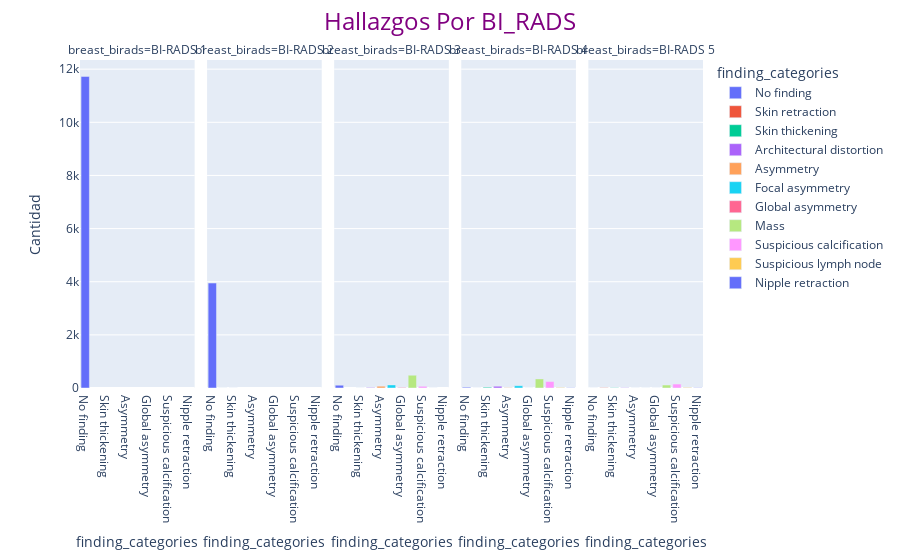

The notebook cell this image was saved under:
### Markdown cell above
# Gráfico 7

### Code cell
tabla7 = fin_anota[fin_anota['Patients Age'] > 0]
tabla7 = tabla7.groupby(['breast_birads', 'finding_categories'])['breast_birads'].count().reset_index(name='Cantidad')
fig7 = px.bar(data_frame=tabla7, facet_col='breast_birads', x='finding_categories', y='Cantidad', color='finding_categories').update_layout(title={'text': 'Hallazgos Por BI_RADS', 'x': 0.5, 'xanchor': 'center','font': {'size': 24,'color': 'purple'} })
fig7

### Figure 1 — Plotly figure (JSON) as saved in the notebook; plotly's stock layout.template omitted (floating-point values rounded to 4 significant figures)
{"data": [{"alignmentgroup": "True", "hovertemplate": "finding_categories=%{x}<br>breast_birads=BI-RADS 1<br>Cantidad=%{y}<extra></extra>", "legendgroup": "No finding", "marker": {"color": "#636efa", "pattern": {"shape": ""}}, "name": "No finding", "offsetgroup": "No finding", "orientation": "v", "showlegend": true, "textposition": "auto", "type": "bar", "x": ["No finding"], "xaxis": "x", "y": [11728], "yaxis": "y"}, {"alignmentgroup": "True", "hovertemplate": "finding_categories=%{x}<br>breast_birads=BI-RADS 2<br>Cantidad=%{y}<extra></extra>", "legendgroup": "No finding", "marker": {"color": "#636efa", "pattern": {"shape": ""}}, "name": "No finding", "offsetgroup": "No finding", "orientation": "v", "showlegend": false, "textposition": "auto", "type": "bar", "x": ["No finding"], "xaxis": "x2", "y": [3950], "yaxis": "y2"}, {"alignmentgroup": "True", "hovertemplate": "finding_categories=%{x}<br>breast_birads=BI-RADS 3<br>Cantidad=%{y}<extra></extra>", "legendgroup": "No finding", "marker": {"color": "#636efa", "pattern": {"shape": ""}}, "name": "No finding", "offsetgroup": "No finding", "orientation": "v", "showlegend": false, "textposition": "auto", "type": "bar", "x": ["No finding"], "xaxis": "x3", "y": [106], "yaxis": "y3"}, {"alignmentgroup": "True", "hovertemplate": "finding_categories=%{x}<br>breast_birads=BI-RADS 4<br>Cantidad=%{y}<extra></extra>", "legendgroup": "No finding", "marker": {"color": "#636efa", "pattern": {"shape": ""}}, "name": "No finding", "offsetgroup": "No finding", "orientation": "v", "showlegend": false, "textposition": "auto", "type": "bar", "x": ["No finding"], "xaxis": "x4", "y": [30], "yaxis": "y4"}, {"alignmentgroup": "True", "hovertemplate": "finding_categories=%{x}<br>breast_birads=BI-RADS 5<br>Cantidad=%{y}<extra></extra>", "legendgroup": "No finding", "marker": {"color": "#636efa", "pattern": {"shape": ""}}, "name": "No finding", "offsetgroup": "No finding", "orientation": "v", "showlegend": false, "textposition": "auto", "type": "bar", "x": ["No finding"], "xaxis": "x5", "y": [1], "yaxis": "y5"}, {"alignmentgroup": "True", "hovertemplate": "finding_categories=%{x}<br>breast_birads=BI-RADS 2<br>Cantidad=%{y}<extra></extra>", "legendgroup": "Skin retraction", "marker": {"color": "#EF553B", "pattern": {"shape": ""}}, "name": "Skin retraction", "offsetgroup": "Skin retraction", "orientation": "v", "showlegend": true, "textposition": "auto", "type": "bar", "x": ["Skin retraction"], "xaxis": "x2", "y": [4], "yaxis": "y2"}, {"alignmentgroup": "True", "hovertemplate": "finding_categories=%{x}<br>breast_birads=BI-RADS 4<br>Cantidad=%{y}<extra></extra>", "legendgroup": "Skin retraction", "marker": {"color": "#EF553B", "pattern": {"shape": ""}}, "name": "Skin retraction", "offsetgroup": "Skin retraction", "orientation": "v", "showlegend": false, "textposition": "auto", "type": "bar", "x": ["Skin retraction"], "xaxis": "x4", "y": [1], "yaxis": "y4"}, {"alignmentgroup": "True", "hovertemplate": "finding_categories=%{x}<br>breast_birads=BI-RADS 5<br>Cantidad=%{y}<extra></extra>", "legendgroup": "Skin retraction", "marker": {"color": "#EF553B", "pattern": {"shape": ""}}, "name": "Skin retraction", "offsetgroup": "Skin retraction", "orientation": "v", "showlegend": false, "textposition": "auto", "type": "bar", "x": ["Skin retraction"], "xaxis": "x5", "y": [7], "yaxis": "y5"}, {"alignmentgroup": "True", "hovertemplate": "finding_categories=%{x}<br>breast_birads=BI-RADS 2<br>Cantidad=%{y}<extra></extra>", "legendgroup": "Skin thickening", "marker": {"color": "#00cc96", "pattern": {"shape": ""}}, "name": "Skin thickening", "offsetgroup": "Skin thickening", "orientation": "v", "showlegend": true, "textposition": "auto", "type": "bar", "x": ["Skin thickening"], "xaxis": "x2", "y": [2], "yaxis": "y2"}, {"alignmentgroup": "True", "hovertemplate": "finding_categories=%{x}<br>breast_birads=BI-RADS 3<br>Cantidad=%{y}<extra></extra>", "legendgroup": "Skin thickening", "marker": {"color": "#00cc96", "pattern": {"shape": ""}}, "name": "Skin thickening", "offsetgroup": "Skin thickening", "orientation": "v", "showlegend": false, "textposition": "auto", "type": "bar", "x": ["Skin thickening"], "xaxis": "x3", "y": [4], "yaxis": "y3"}, {"alignmentgroup": "True", "hovertemplate": "finding_categories=%{x}<br>breast_birads=BI-RADS 4<br>Cantidad=%{y}<extra></extra>", "legendgroup": "Skin thickening", "marker": {"color": "#00cc96", "pattern": {"shape": ""}}, "name": "Skin thickening", "offsetgroup": "Skin thickening", "orientation": "v", "showlegend": false, "textposition": "auto", "type": "bar", "x": ["Skin thickening"], "xaxis": "x4", "y": [26], "yaxis": "y4"}, {"alignmentgroup": "True", "hovertemplate": "finding_categories=%{x}<br>breast_birads=BI-RADS 5<br>Cantidad=%{y}<extra></extra>", "legendgroup": "Skin thickening", "marker": {"color": "#00cc96", "pattern": {"shape": ""}}, "name": "Skin thickening", "offsetgroup": "Skin thickening", "orientation": "v", "showlegend": false, "textposition": "auto", "type": "bar", "x": ["Skin thickening"], "xaxis": "x5", "y": [9], "yaxis": "y5"}, {"alignmentgroup": "True", "hovertemplate": "finding_categories=%{x}<br>breast_birads=BI-RADS 3<br>Cantidad=%{y}<extra></extra>", "legendgroup": "Architectural distortion", "marker": {"color": "#ab63fa", "pattern": {"shape": ""}}, "name": "Architectural distortion", "offsetgroup": "Architectural distortion", "orientation": "v", "showlegend": true, "textposition": "auto", "type": "bar", "x": ["Architectural distortion"], "xaxis": "x3", "y": [19], "yaxis": "y3"}, {"alignmentgroup": "True", "hovertemplate": "finding_categories=%{x}<br>breast_birads=BI-RADS 4<br>Cantidad=%{y}<extra></extra>", "legendgroup": "Architectural distortion", "marker": {"color": "#ab63fa", "pattern": {"shape": ""}}, "name": "Architectural distortion", "offsetgroup": "Architectural distortion", "orientation": "v", "showlegend": false, "textposition": "auto", "type": "bar", "x": ["Architectural distortion"], "xaxis": "x4", "y": [67], "yaxis": "y4"}, {"alignmentgroup": "True", "hovertemplate": "finding_categories=%{x}<br>breast_birads=BI-RADS 5<br>Cantidad=%{y}<extra></extra>", "legendgroup": "Architectural distortion", "marker": {"color": "#ab63fa", "pattern": {"shape": ""}}, "name": "Architectural distortion", "offsetgroup": "Architectural distortion", "orientation": "v", "showlegend": false, "textposition": "auto", "type": "bar", "x": ["Architectural distortion"], "xaxis": "x5", "y": [6], "yaxis": "y5"}, {"alignmentgroup": "True", "hovertemplate": "finding_categories=%{x}<br>breast_birads=BI-RADS 3<br>Cantidad=%{y}<extra></extra>", "legendgroup": "Asymmetry", "marker": {"color": "#FFA15A", "pattern": {"shape": ""}}, "name": "Asymmetry", "offsetgroup": "Asymmetry", "orientation": "v", "showlegend": true, "textposition": "auto", "type": "bar", "x": ["Asymmetry"], "xaxis": "x3", "y": [70], "yaxis": "y3"}, {"alignmentgroup": "True", "hovertemplate": "finding_categories=%{x}<br>breast_birads=BI-RADS 4<br>Cantidad=%{y}<extra></extra>", "legendgroup": "Asymmetry", "marker": {"color": "#FFA15A", "pattern": {"shape": ""}}, "name": "Asymmetry", "offsetgroup": "Asymmetry", "orientation": "v", "showlegend": false, "textposition": "auto", "type": "bar", "x": ["Asymmetry"], "xaxis": "x4", "y": [6], "yaxis": "y4"}, {"alignmentgroup": "True", "hovertemplate": "finding_categories=%{x}<br>breast_birads=BI-RADS 5<br>Cantidad=%{y}<extra></extra>", "legendgroup": "Asymmetry", "marker": {"color": "#FFA15A", "pattern": {"shape": ""}}, "name": "Asymmetry", "offsetgroup": "Asymmetry", "orientation": "v", "showlegend": false, "textposition": "auto", "type": "bar", "x": ["Asymmetry"], "xaxis": "x5", "y": [3], "yaxis": "y5"}, {"alignmentgroup": "True", "hovertemplate": "finding_categories=%{x}<br>breast_birads=BI-RADS 3<br>Cantidad=%{y}<extra></extra>", "legendgroup": "Focal asymmetry", "marker": {"color": "#19d3f3", "pattern": {"shape": ""}}, "name": "Focal asymmetry", "offsetgroup": "Focal asymmetry", "orientation": "v", "showlegend": true, "textposition": "auto", "type": "bar", "x": ["Focal asymmetry"], "xaxis": "x3", "y": [116], "yaxis": "y3"}, {"alignmentgroup": "True", "hovertemplate": "finding_categories=%{x}<br>breast_birads=BI-RADS 4<br>Cantidad=%{y}<extra></extra>", "legendgroup": "Focal asymmetry", "marker": {"color": "#19d3f3", "pattern": {"shape": ""}}, "name": "Focal asymmetry", "offsetgroup": "Focal asymmetry", "orientation": "v", "showlegend": false, "textposition": "auto", "type": "bar", "x": ["Focal asymmetry"], "xaxis": "x4", "y": [86], "yaxis": "y4"}, {"alignmentgroup": "True", "hovertemplate": "finding_categories=%{x}<br>breast_birads=BI-RADS 5<br>Cantidad=%{y}<extra></extra>", "legendgroup": "Focal asymmetry", "marker": {"color": "#19d3f3", "pattern": {"shape": ""}}, "name": "Focal asymmetry", "offsetgroup": "Focal asymmetry", "orientation": "v", "showlegend": false, "textposition": "auto", "type": "bar", "x": ["Focal asymmetry"], "xaxis": "x5", "y": [3], "yaxis": "y5"}, {"alignmentgroup": "True", "hovertemplate": "finding_categories=%{x}<br>breast_birads=BI-RADS 3<br>Cantidad=%{y}<extra></extra>", "legendgroup": "Global asymmetry", "marker": {"color": "#FF6692", "pattern": {"shape": ""}}, "name": "Global asymmetry", "offsetgroup": "Global asymmetry", "orientation": "v", "showlegend": true, "textposition": "auto", "type": "bar", "x": ["Global asymmetry"], "xaxis": "x3", "y": [20], "yaxis": "y3"}, {"alignmentgroup": "True", "hovertemplate": "finding_categories=%{x}<br>breast_birads=BI-RADS 4<br>Cantidad=%{y}<extra></extra>", "legendgroup": "Global asymmetry", "marker": {"color": "#FF6692", "pattern": {"shape": ""}}, "name": "Global asymmetry", "offsetgroup": "Global asymmetry", "orientation": "v", "showlegend": false, "textposition": "auto", "type": "bar", "x": ["Global asymmetry"], "xaxis": "x4", "y": [2], "yaxis": "y4"}, {"alignmentgroup": "True", "hovertemplate": "finding_categories=%{x}<br>breast_birads=BI-RADS 5<br>Cantidad=%{y}<extra></extra>", "legendgroup": "Global asymmetry", "marker": {"color": "#FF6692", "pattern": {"shape": ""}}, "name": "Global asymmetry", "offsetgroup": "Global asymmetry", "orientation": "v", "showlegend": false, "textposition": "auto", "type": "bar", "x": ["Global asymmetry"], "xaxis": "x5", "y": [2], "yaxis": "y5"}, {"alignmentgroup": "True", "hovertemplate": "finding_categories=%{x}<br>breast_birads=BI-RADS 3<br>Cantidad=%{y}<extra></extra>", "legendgroup": "Mass", "marker": {"color": "#B6E880", "pattern": {"shape": ""}}, "name": "Mass", "offsetgroup": "Mass", "orientation": "v", "showlegend": true, "textposition": "auto", "type": "bar", "x": ["Mass"], "xaxis": "x3", "y": [482], "yaxis": "y3"}, {"alignmentgroup": "True", "hovertemplate": "finding_categories=%{x}<br>breast_birads=BI-RADS 4<br>Cantidad=%{y}<extra></extra>", "legendgroup": "Mass", "marker": {"color": "#B6E880", "pattern": {"shape": ""}}, "name": "Mass", "offsetgroup": "Mass", "orientation": "v", "showlegend": false, "textposition": "auto", "type": "bar", "x": ["Mass"], "xaxis": "x4", "y": [343], "yaxis": "y4"}, {"alignmentgroup": "True", "hovertemplate": "finding_categories=%{x}<br>breast_birads=BI-RADS 5<br>Cantidad=%{y}<extra></extra>", "legendgroup": "Mass", "marker": {"color": "#B6E880", "pattern": {"shape": ""}}, "name": "Mass", "offsetgroup": "Mass", "orientation": "v", "showlegend": false, "textposition": "auto", "type": "bar", "x": ["Mass"], "xaxis": "x5", "y": [112], "yaxis": "y5"}, {"alignmentgroup": "True", "hovertemplate": "finding_categories=%{x}<br>breast_birads=BI-RADS 3<br>Cantidad=%{y}<extra></extra>", "legendgroup": "Suspicious calcification", "marker": {"color": "#FF97FF", "pattern": {"shape": ""}}, "name": "Suspicious calcification", "offsetgroup": "Suspicious calcification", "orientation": "v", "showlegend": true, "textposition": "auto", "type": "bar", "x": ["Suspicious calcification"], "xaxis": "x3", "y": [64], "yaxis": "y3"}, {"alignmentgroup": "True", "hovertemplate": "finding_categories=%{x}<br>breast_birads=BI-RADS 4<br>Cantidad=%{y}<extra></extra>", "legendgroup": "Suspicious calcification", "marker": {"color": "#FF97FF", "pattern": {"shape": ""}}, "name": "Suspicious calcification", "offsetgroup": "Suspicious calcification", "orientation": "v", "showlegend": false, "textposition": "auto", "type": "bar", "x": ["Suspicious calcification"], "xaxis": "x4", "y": [244], "yaxis": "y4"}, {"alignmentgroup": "True", "hovertemplate": "finding_categories=%{x}<br>breast_birads=BI-RADS 5<br>Cantidad=%{y}<extra></extra>", "legendgroup": "Suspicious calcification", "marker": {"color": "#FF97FF", "pattern": {"shape": ""}}, "name": "Suspicious calcification", "offsetgroup": "Suspicious calcification", "orientation": "v", "showlegend": false, "textposition": "auto", "type": "bar", "x": ["Suspicious calcification"], "xaxis": "x5", "y": [147], "yaxis": "y5"}, {"alignmentgroup": "True", "hovertemplate": "finding_categories=%{x}<br>breast_birads=BI-RADS 3<br>Cantidad=%{y}<extra></extra>", "legendgroup": "Suspicious lymph node", "marker": {"color": "#FECB52", "pattern": {"shape": ""}}, "name": "Suspicious lymph node", "offsetgroup": "Suspicious lymph node", "orientation": "v", "showlegend": true, "textposition": "auto", "type": "bar", "x": ["Suspicious lymph node"], "xaxis": "x3", "y": [2], "yaxis": "y3"}, {"alignmentgroup": "True", "hovertemplate": "finding_categories=%{x}<br>breast_birads=BI-RADS 4<br>Cantidad=%{y}<extra></extra>", "legendgroup": "Suspicious lymph node", "marker": {"color": "#FECB52", "pattern": {"shape": ""}}, "name": "Suspicious lymph node", "offsetgroup": "Suspicious lymph node", "orientation": "v", "showlegend": false, "textposition": "auto", "type": "bar", "x": ["Suspicious lymph node"], "xaxis": "x4", "y": [19], "yaxis": "y4"}, {"alignmentgroup": "True", "hovertemplate": "finding_categories=%{x}<br>breast_birads=BI-RADS 5<br>Cantidad=%{y}<extra></extra>", "legendgroup": "Suspicious lymph node", "marker": {"color": "#FECB52", "pattern": {"shape": ""}}, "name": "Suspicious lymph node", "offsetgroup": "Suspicious lymph node", "orientation": "v", "showlegend": false, "textposition": "auto", "type": "bar", "x": ["Suspicious lymph node"], "xaxis": "x5", "y": [15], "yaxis": "y5"}, {"alignmentgroup": "True", "hovertemplate": "finding_categories=%{x}<br>breast_birads=BI-RADS 4<br>Cantidad=%{y}<extra></extra>", "legendgroup": "Nipple retraction", "marker": {"color": "#636efa", "pattern": {"shape": ""}}, "name": "Nipple retraction", "offsetgroup": "Nipple retraction", "orientation": "v", "showlegend": true, "textposition": "auto", "type": "bar", "x": ["Nipple retraction"], "xaxis": "x4", "y": [6], "yaxis": "y4"}, {"alignmentgroup": "True", "hovertemplate": "finding_categories=%{x}<br>breast_birads=BI-RADS 5<br>Cantidad=%{y}<extra></extra>", "legendgroup": "Nipple retraction", "marker": {"color": "#636efa", "pattern": {"shape": ""}}, "name": "Nipple retraction", "offsetgroup": "Nipple retraction", "orientation": "v", "showlegend": false, "textposition": "auto", "type": "bar", "x": ["Nipple retraction"], "xaxis": "x5", "y": [5], "yaxis": "y5"}], "layout": {"annotations": [{"font": {}, "showarrow": false, "text": "breast_birads=BI-RADS 1", "x": 0.092, "xanchor": "center", "xref": "paper", "y": 1, "yanchor": "bottom", "yref": "paper"}, {"font": {}, "showarrow": false, "text": "breast_birads=BI-RADS 2", "x": 0.296, "xanchor": "center", "xref": "paper", "y": 1, "yanchor": "bottom", "yref": "paper"}, {"font": {}, "showarrow": false, "text": "breast_birads=BI-RADS 3", "x": 0.5, "xanchor": "center", "xref": "paper", "y": 1, "yanchor": "bottom", "yref": "paper"}, {"font": {}, "showarrow": false, "text": "breast_birads=BI-RADS 4", "x": 0.704, "xanchor": "center", "xref": "paper", "y": 1, "yanchor": "bottom", "yref": "paper"}, {"font": {}, "showarrow": false, "text": "breast_birads=BI-RADS 5", "x": 0.908, "xanchor": "center", "xref": "paper", "y": 1, "yanchor": "bottom", "yref": "paper"}], "barmode": "relative", "legend": {"title": {"text": "finding_categories"}, "tracegroupgap": 0}, "margin": {"t": 60}, "title": {"font": {"color": "purple", "size": 24}, "text": "Hallazgos Por BI_RADS", "x": 0.5, "xanchor": "center"}, "xaxis": {"anchor": "y", "categoryarray": ["No finding", "Skin retraction", "Skin thickening", "Architectural distortion", "Asymmetry", "Focal asymmetry", "Global asymmetry", "Mass", "Suspicious calcification", "Suspicious lymph node", "Nipple retraction"], "categoryorder": "array", "domain": [0, 0.184], "title": {"text": "finding_categories"}}, "xaxis2": {"anchor": "y2", "categoryarray": ["No finding", "Skin retraction", "Skin thickening", "Architectural distortion", "Asymmetry", "Focal asymmetry", "Global asymmetry", "Mass", "Suspicious calcification", "Suspicious lymph node", "Nipple retraction"], "categoryorder": "array", "domain": [0.204, 0.388], "matches": "x", "title": {"text": "finding_categories"}}, "xaxis3": {"anchor": "y3", "categoryarray": ["No finding", "Skin retraction", "Skin thickening", "Architectural distortion", "Asymmetry", "Focal asymmetry", "Global asymmetry", "Mass", "Suspicious calcification", "Suspicious lymph node", "Nipple retraction"], "categoryorder": "array", "domain": [0.408, 0.592], "matches": "x", "title": {"text": "finding_categories"}}, "xaxis4": {"anchor": "y4", "categoryarray": ["No finding", "Skin retraction", "Skin thickening", "Architectural distortion", "Asymmetry", "Focal asymmetry", "Global asymmetry", "Mass", "Suspicious calcification", "Suspicious lymph node", "Nipple retraction"], "categoryorder": "array", "domain": [0.612, 0.796], "matches": "x", "title": {"text": "finding_categories"}}, "xaxis5": {"anchor": "y5", "categoryarray": ["No finding", "Skin retraction", "Skin thickening", "Architectural distortion", "Asymmetry", "Focal asymmetry", "Global asymmetry", "Mass", "Suspicious calcification", "Suspicious lymph node", "Nipple retraction"], "categoryorder": "array", "domain": [0.816, 1], "matches": "x", "title": {"text": "finding_categories"}}, "yaxis": {"anchor": "x", "domain": [0, 1], "title": {"text": "Cantidad"}}, "yaxis2": {"anchor": "x2", "domain": [0, 1], "matches": "y", "showticklabels": false}, "yaxis3": {"anchor": "x3", "domain": [0, 1], "matches": "y", "showticklabels": false}, "yaxis4": {"anchor": "x4", "domain": [0, 1], "matches": "y", "showticklabels": false}, "yaxis5": {"anchor": "x5", "domain": [0, 1], "matches": "y", "showticklabels": false}}}
